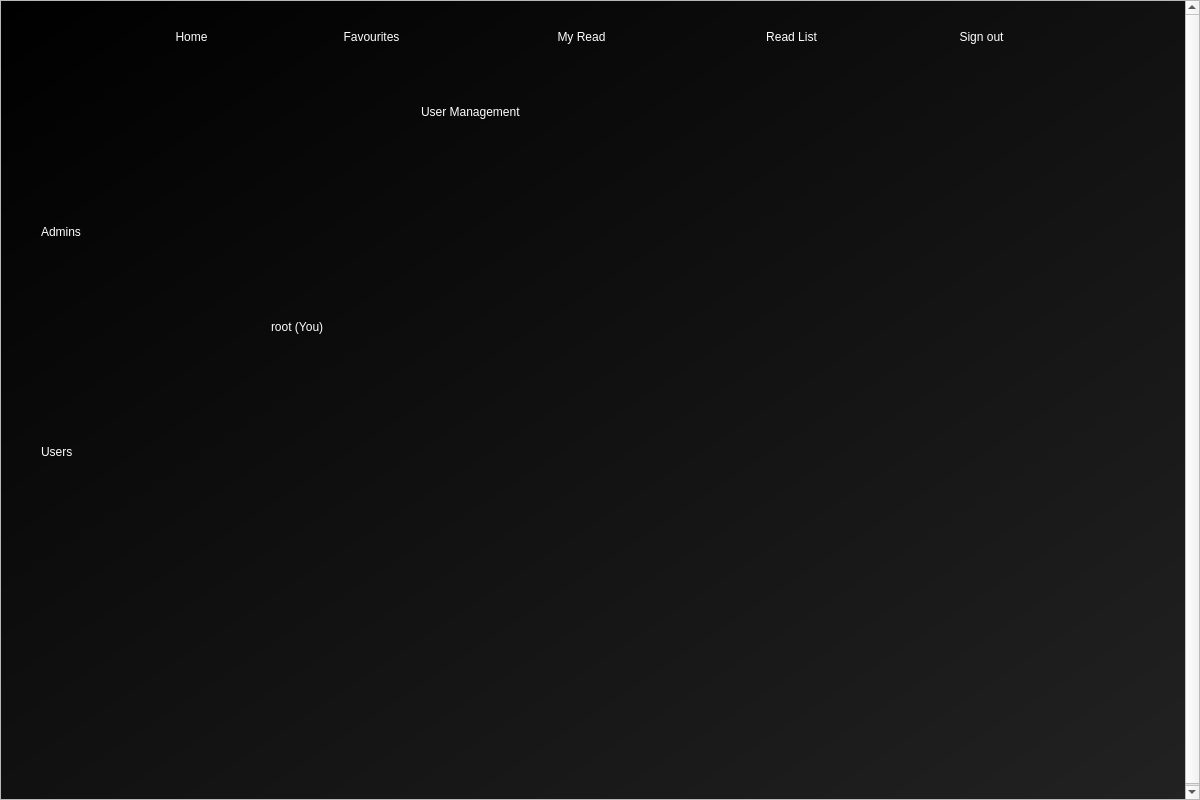
<?xml version="1.0" encoding="UTF-8"?>
<ui version="4.0">
 <class>Dialog</class>
 <widget class="QDialog" name="Dialog">
  <property name="geometry">
   <rect>
    <x>0</x>
    <y>0</y>
    <width>1200</width>
    <height>800</height>
   </rect>
  </property>
  <property name="windowTitle">
   <string>User Management</string>
  </property>
  <property name="windowIcon">
   <iconset>
    <normaloff>assets/wiki_icon.png</normaloff>assets/wiki_icon.png</iconset>
  </property>
  <widget class="QScrollArea" name="scrollArea">
   <property name="geometry">
    <rect>
     <x>0</x>
     <y>0</y>
     <width>1200</width>
     <height>800</height>
    </rect>
   </property>
   <property name="horizontalScrollBarPolicy">
    <enum>Qt::ScrollBarAlwaysOff</enum>
   </property>
   <property name="widgetResizable">
    <bool>false</bool>
   </property>
   <widget class="QWidget" name="scrollAreaWidgetContents">
    <property name="geometry">
     <rect>
      <x>0</x>
      <y>0</y>
      <width>1198</width>
      <height>800</height>
     </rect>
    </property>
    <widget class="QWidget" name="bgwidget" native="true">
     <property name="geometry">
      <rect>
       <x>0</x>
       <y>0</y>
       <width>1200</width>
       <height>800</height>
      </rect>
     </property>
     <property name="styleSheet">
      <string notr="true">QWidget#bgwidget{
background-color: rgb(18, 18, 18);
background-color: qlineargradient(spread:pad, x1:0, y1:0, x2:1, y2:1, stop:0 rgba(0, 0, 0, 255), stop:1 rgba(34, 34, 34, 255));}
</string>
     </property>
     <widget class="QLabel" name="window_title">
      <property name="geometry">
       <rect>
        <x>420</x>
        <y>80</y>
        <width>331</width>
        <height>61</height>
       </rect>
      </property>
      <property name="styleSheet">
       <string notr="true">border-radius: 20px;
background-color: rgba(238, 2, 73, 0);
font: 24pt &quot;MS Shell Dlg 2&quot;;
color: rgb(255, 255, 255);</string>
      </property>
      <property name="text">
       <string>User Management</string>
      </property>
      <property name="scaledContents">
       <bool>true</bool>
      </property>
      <property name="alignment">
       <set>Qt::AlignLeading|Qt::AlignLeft|Qt::AlignVCenter</set>
      </property>
     </widget>
     <widget class="QPushButton" name="menu_my_read">
      <property name="geometry">
       <rect>
        <x>540</x>
        <y>20</y>
        <width>81</width>
        <height>31</height>
       </rect>
      </property>
      <property name="cursor">
       <cursorShape>PointingHandCursor</cursorShape>
      </property>
      <property name="styleSheet">
       <string notr="true">border-radius: 20px;
background-color: rgba(238, 2, 73, 0);
font: 12pt &quot;MS Shell Dlg 2&quot;;
color: rgb(255, 255, 255);</string>
      </property>
      <property name="text">
       <string>My Read</string>
      </property>
     </widget>
     <widget class="QPushButton" name="menu_home">
      <property name="geometry">
       <rect>
        <x>160</x>
        <y>20</y>
        <width>61</width>
        <height>31</height>
       </rect>
      </property>
      <property name="cursor">
       <cursorShape>PointingHandCursor</cursorShape>
      </property>
      <property name="styleSheet">
       <string notr="true">border-radius: 20px;
background-color: rgba(238, 2, 73, 0);
font: 12pt &quot;MS Shell Dlg 2&quot;;
color: rgb(255, 255, 255);</string>
      </property>
      <property name="text">
       <string>Home</string>
      </property>
     </widget>
     <widget class="QPushButton" name="menu_sign_out">
      <property name="geometry">
       <rect>
        <x>940</x>
        <y>20</y>
        <width>81</width>
        <height>31</height>
       </rect>
      </property>
      <property name="cursor">
       <cursorShape>PointingHandCursor</cursorShape>
      </property>
      <property name="styleSheet">
       <string notr="true">border-radius: 20px;
background-color: rgba(238, 2, 73, 0);
font: 12pt &quot;MS Shell Dlg 2&quot;;
color: rgb(255, 255, 255);</string>
      </property>
      <property name="text">
       <string>Sign out</string>
      </property>
     </widget>
     <widget class="QPushButton" name="menu_read_list">
      <property name="geometry">
       <rect>
        <x>740</x>
        <y>20</y>
        <width>101</width>
        <height>31</height>
       </rect>
      </property>
      <property name="cursor">
       <cursorShape>PointingHandCursor</cursorShape>
      </property>
      <property name="styleSheet">
       <string notr="true">border-radius: 20px;
background-color: rgba(238, 2, 73, 0);
font: 12pt &quot;MS Shell Dlg 2&quot;;
color: rgb(255, 255, 255);</string>
      </property>
      <property name="text">
       <string>Read List</string>
      </property>
     </widget>
     <widget class="QPushButton" name="menu_fav">
      <property name="geometry">
       <rect>
        <x>320</x>
        <y>20</y>
        <width>101</width>
        <height>31</height>
       </rect>
      </property>
      <property name="cursor">
       <cursorShape>PointingHandCursor</cursorShape>
      </property>
      <property name="styleSheet">
       <string notr="true">border-radius: 20px;
background-color: rgba(238, 2, 73, 0);
font: 12pt &quot;MS Shell Dlg 2&quot;;
color: rgb(255, 255, 255);</string>
      </property>
      <property name="text">
       <string>Favourites</string>
      </property>
     </widget>
     <widget class="QLabel" name="admins_title_label">
      <property name="geometry">
       <rect>
        <x>40</x>
        <y>210</y>
        <width>121</width>
        <height>41</height>
       </rect>
      </property>
      <property name="styleSheet">
       <string notr="true">border-radius: 14px;
background-color: rgba(238, 2, 73, 0);
font: 21pt &quot;MS Shell Dlg 2&quot;;
color: rgb(255, 255, 255);</string>
      </property>
      <property name="text">
       <string>Admins</string>
      </property>
      <property name="scaledContents">
       <bool>true</bool>
      </property>
      <property name="alignment">
       <set>Qt::AlignLeading|Qt::AlignLeft|Qt::AlignVCenter</set>
      </property>
     </widget>
     <widget class="QLabel" name="admin_user_root">
      <property name="geometry">
       <rect>
        <x>270</x>
        <y>300</y>
        <width>431</width>
        <height>51</height>
       </rect>
      </property>
      <property name="styleSheet">
       <string notr="true">border-radius: 18px;
background-color: rgba(238, 2, 73, 0);
font: 18pt &quot;MS Shell Dlg 2&quot;;
color: rgb(255, 255, 255);</string>
      </property>
      <property name="text">
       <string>root (You)</string>
      </property>
      <property name="scaledContents">
       <bool>true</bool>
      </property>
      <property name="alignment">
       <set>Qt::AlignLeading|Qt::AlignLeft|Qt::AlignVCenter</set>
      </property>
     </widget>
     <widget class="QLabel" name="users_title_label">
      <property name="geometry">
       <rect>
        <x>40</x>
        <y>430</y>
        <width>91</width>
        <height>41</height>
       </rect>
      </property>
      <property name="styleSheet">
       <string notr="true">border-radius: 14px;
background-color: rgba(238, 2, 73, 0);
font: 21pt &quot;MS Shell Dlg 2&quot;;
color: rgb(255, 255, 255);</string>
      </property>
      <property name="text">
       <string>Users</string>
      </property>
      <property name="scaledContents">
       <bool>true</bool>
      </property>
      <property name="alignment">
       <set>Qt::AlignLeading|Qt::AlignLeft|Qt::AlignVCenter</set>
      </property>
     </widget>
    </widget>
   </widget>
  </widget>
 </widget>
 <resources/>
 <connections/>
</ui>
